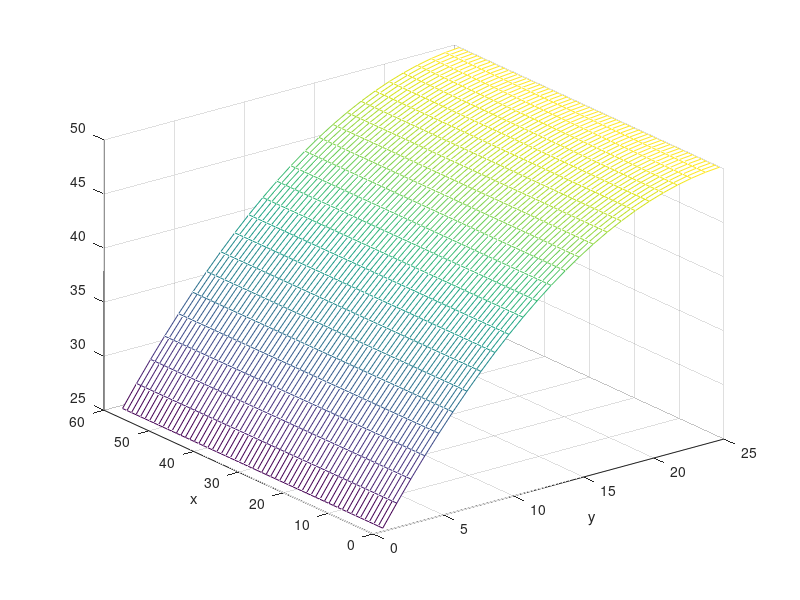

The MATLAB source for this figure: (Note: this script raises an error after producing the figure.)
%%% Part 2 of CE2. David Ahnlund and Emil Gestsson
clear, clc;
%Coefficients
Lx = 12; Ly = 5; T_ext = 25;

%% A

N = 60; M = 25;
h = Lx/N;  %should be same as Ly/M
F = 2 * ones(N-1,M-1);

Sx = 1/h^2 * (diag(-ones(N-2,1),-1)+diag(2*ones(N-1,1),0) + diag(-ones(N-2,1),1));
Sy = 1/h^2 * (diag(-ones(M-2,1),-1)+diag(2*ones(M-1,1),0) + diag(-ones(M-2,1),1));

%Boundary condition for x
Sx(1,1) = 2/(3*h^2); Sx(1,2) = -2/(3*h^2);
Sx(end,end) = 2/(3*h^2); Sx(end, end-1) = -2/(3*h^2);

%Boundary condition for y
Sy(end,end) = 2/(3*h^2); Sy(end, end-1) = -2/(3*h^2);

A = kron(eye(size(Sy)),Sx) + kron(Sy, eye(size(Sx)));
A = sparse(A);

F(:,1) = F(:,1) + T_ext/h^2;

f = reshape(F, (N-1)*(M-1),1);

t = A\f;

T = reshape(t, (N-1), (M-1));
T0 = T_ext * ones(N-1,1);
T = [T0 T];

mesh(T)
xlabel("y")
ylabel("x")

x = 0:h:Lx-h;
y = 0:h:Ly-h;

fprintf("T(6,2) = %.3f, for N = %.0f\n", T(round(x,2)==6,round(y,2)==2), N)

%% b

N = 60;
h = Lx/N;
M = Ly/h;
f = 2;

%From anaylitcal solution we have:
%------------
c0 = T_ext;
c1 = f * Ly;
c2 = -f/2;
%------------


x = 0:h:Lx-h;
y = 0:h:Ly-h;

T_analytical = @(x,y) (c0 + c1*y + c2*y.^2).*ones(length(x),1);

mesh(T_analytical(x',y))
hold on
mesh(T)
xlabel("y")
ylabel("x")

fprintf("T(6,2) = %.3f, for analytical solution\n", T_analytical(6,2))


%% d

N = 60*4;
h = Lx/N;
M = Ly/h;

F_func = @(x,y) 100*exp(-1/2 * (x-4).^2 - 4*(y-1).^2);

x = h:h:Lx-h;
y = h:h:Ly-h;

F = F_func(x',y);

Sx = 1/h^2 * (diag(-ones(N-2,1),-1)+diag(2*ones(N-1,1),0) + diag(-ones(N-2,1),1));
Sy = 1/h^2 * (diag(-ones(M-2,1),-1)+diag(2*ones(M-1,1),0) + diag(-ones(M-2,1),1));

%Boundary condition for x
Sx(1,1) = 2/(3*h^2); Sx(1,2) = -2/(3*h^2);
Sx(end,end) = 2/(3*h^2); Sx(end, end-1) = -2/(3*h^2);

%Boundary condition for y
Sy(end,end) = 2/(3*h^2); Sy(end, end-1) = -2/(3*h^2);

A = kron(eye(size(Sy)),Sx) + kron(Sy, eye(size(Sx)));

A = sparse(A);

F(:,1) = F(:,1) + T_ext/h^2;

f = reshape(F, (N-1)*(M-1),1);

t = A\f;

T = reshape(t, (N-1), (M-1));
T0 = T_ext * ones(N-1,1);
T = [T0 T];

figure
mesh(T)
xlabel("y")
ylabel("x")

figure
imagesc(x,y,T)
figure
contour(T)

fprintf("T(6,2) = %.3f, for N = %.0f\n", T(round(x,6)==6,round(y,6)==2), N)
